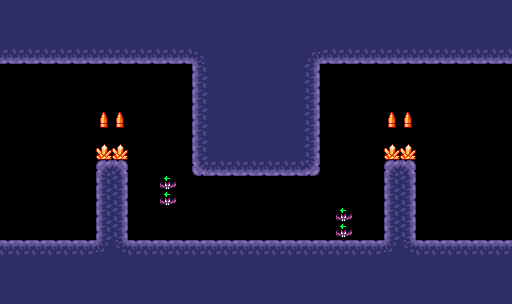

This game map was drawn from its Tiled (.tmx) file and the tilesets committed beside it. A one-line description and the full map source follow:
An orthogonal 32x19 tile map with 16x16 px tiles, 1 tile layer (Tilelaag 1).

<map version="1.5" tiledversion="1.7.2" orientation="orthogonal" renderorder="right-down" width="32" height="19" tilewidth="16" tileheight="16" infinite="0" nextlayerid="2" nextobjectid="1">
 <tileset firstgid="1" source="tilemap.tsx" />
 <layer id="1" name="Tilelaag 1" width="32" height="19">
  <data encoding="csv">
18,18,18,18,18,18,18,18,18,18,18,18,18,18,18,18,18,18,18,18,18,18,18,18,18,18,18,18,18,18,18,18,
18,18,18,18,18,18,18,18,18,18,18,18,18,18,18,18,18,18,18,18,18,18,18,18,18,18,18,18,18,18,18,18,
18,18,18,18,18,18,18,18,18,18,18,18,18,18,18,18,18,18,18,18,18,18,18,18,18,18,18,18,18,18,18,18,
34,34,34,34,34,34,34,34,34,34,34,34,5,18,18,18,18,18,18,4,34,34,34,34,34,34,34,34,34,34,34,34,
0,0,0,0,0,0,0,0,0,0,0,0,17,18,18,18,18,18,18,19,0,0,0,0,0,0,0,0,0,0,0,0,
0,0,0,0,0,0,0,0,0,0,0,0,17,18,18,18,18,18,18,19,0,0,0,0,0,0,0,0,0,0,0,0,
0,0,0,0,0,0,0,0,0,0,0,0,17,18,18,18,18,18,18,19,0,0,0,0,0,0,0,0,0,0,0,0,
0,0,0,0,0,0,37,37,0,0,0,0,17,18,18,18,18,18,18,19,0,0,0,0,37,37,0,0,0,0,0,0,
0,0,0,0,0,0,0,0,0,0,0,0,17,18,18,18,18,18,18,19,0,0,0,0,0,0,0,0,0,0,0,0,
0,0,0,0,0,0,36,36,0,0,0,0,17,18,18,18,18,18,18,19,0,0,0,0,36,36,0,0,0,0,0,0,
0,0,0,0,0,0,1,3,0,0,0,0,33,34,34,34,34,34,34,35,0,0,0,0,1,3,0,0,0,0,0,0,
0,0,0,0,0,0,17,19,0,0,23,0,0,0,0,0,0,0,0,0,0,0,0,0,17,19,0,0,0,0,0,0,
0,0,0,0,0,0,17,19,0,0,23,0,0,0,0,0,0,0,0,0,0,0,0,0,17,19,0,0,0,0,0,0,
0,0,0,0,0,0,17,19,0,0,0,0,0,0,0,0,0,0,0,0,0,23,0,0,17,19,0,0,0,0,0,0,
0,0,0,0,0,0,17,19,0,0,0,0,0,0,0,0,0,0,0,0,0,23,0,0,17,19,0,0,0,0,0,0,
2,2,2,2,2,2,21,20,2,2,2,2,2,2,2,2,2,2,2,2,2,2,2,2,21,20,2,2,2,2,2,2,
18,18,18,18,18,18,18,18,18,18,18,18,18,18,18,18,18,18,18,18,18,18,18,18,18,18,18,18,18,18,18,18,
18,18,18,18,18,18,18,18,18,18,18,18,18,18,18,18,18,18,18,18,18,18,18,18,18,18,18,18,18,18,18,18,
18,18,18,18,18,18,18,18,18,18,18,18,18,18,18,18,18,18,18,18,18,18,18,18,18,18,18,18,18,18,18,18
</data>
 </layer>
</map>